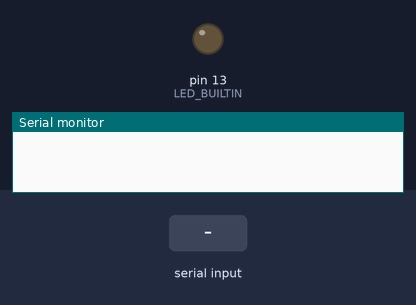
The sketch below on a simulated Arduino Uno, built with avr-gcc and run on an emulated ATmega328P. Shown: output pins drawn as LEDs (lit = HIGH), the last lines printed to the serial monitor. Inputs (shaded band) come from the test bench.

Above: at 1.2 s.
1.3 s: "90 45\n" received over Serial
At 1.9 s:
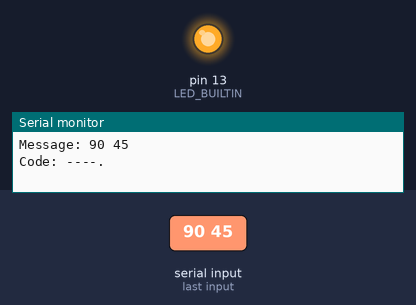
Timing chart, 0 to 10.3 s (numbered marks = the images above; inputs shaded):
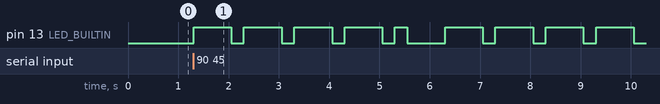

Measured:
- after the input at 1.3 s, pin 13 (LED_BUILTIN): goes 4 × (HIGH 0.75 s, LOW 0.25 s), HIGH 0.25 s, LOW 0.75 s, 3 × (HIGH 0.75 s, LOW 0.25 s), HIGH 0.75 s, then LOW, starting at once

The sketch:

morse_translator.ino
```cpp
/*
 * Written by Bryan Luu for fun
 * Encodes Latin Serial Input to Morse LED transmission
 */

#define MORSE_CHARACTERS 36 // number of alphanumeric characters
#define UNIT_PULSE_TIME 250 // pulse time of a unit (dot) in milliseconds
#define INVALID_CHARACTER(c) ("[" + String(c) + "]") // what to show if character is invalid

const char * dict[MORSE_CHARACTERS];

const char * encode(char c);
void dot();
void dash();
int transmit(const char * code);

void setup() {
  // Numerics [0-9]
  dict[0] = "-----";
  dict[1] = ".----";
  dict[2] = "..---";
  dict[3] = "...--";
  dict[4] = "....-";
  dict[5] = ".....";
  dict[6] = "-....";
  dict[7] = "--...";
  dict[8] = "---..";
  dict[9] = "----.";
  // Alphabet [A-Z]
  dict[10] = ".-";
  dict[11] = "-...";
  dict[12] = "-.-.";
  dict[13] = "-..";
  dict[14] = ".";
  dict[15] = "..-.";
  dict[16] = "--.";
  dict[17] = "....";
  dict[18] = "..";
  dict[19] = ".---";
  dict[20] = "-.-";
  dict[21] = ".-..";
  dict[22] = "--";
  dict[23] = "-.";
  dict[24] = "---";
  dict[25] = ".--.";
  dict[26] = "--.-";
  dict[27] = ".-.";
  dict[28] = "...";
  dict[29] = "-";
  dict[30] = "..-";
  dict[31] = "...-";
  dict[32] = ".--";
  dict[33] = "-..-";
  dict[34] = "-.--";
  dict[35] = "--..";
  // Initialize the Serial port
  Serial.begin(9600);
  // initialize digital pin LED_BUILTIN as an output.
  pinMode(LED_BUILTIN, OUTPUT);
  digitalWrite(LED_BUILTIN, LOW);    // turn the LED off by making the voltage LOW
}

char c = 0; // the current character under consideration
char * r = NULL; // the translation result

void loop() {
  if (Serial.available() > 0)
  {
    String line = Serial.readStringUntil('\n');
    Serial.println("Message: " + line);
    Serial.print("Code: ");
    for (byte i = 0; i < line.length(); i++)
    {
      c = line.charAt(i);
      if (c == ' ')
      {
        Serial.print("|");
        delay(7 * UNIT_PULSE_TIME);
      } else {
        r = (char *) encode(c);
        if (r != NULL)
        {
          Serial.print(r);
          transmit(r);
          delay(3 * UNIT_PULSE_TIME);
        } else {
          Serial.print(INVALID_CHARACTER(c));
        }
        if (i < line.length() - 1)
          Serial.print(",");
        else
          Serial.println();
      }
    }
  }
}

/*
 * Translates the given alphanumeric character into a Morse sequence
 */
const char * encode(char c)
{
  if ((c >= '0') && (c <= '9'))
  {
    return dict[c - '0'];
  }
  else if ((c >= 'A') && (c <= 'Z'))
  {
    return dict[c - 'A' + 10];
  }
  else if ((c >= 'a') && (c <= 'z'))
  {
    return dict[c - 'a' + 10];
  }
  else
  {
    return NULL;
  }
}

/*
 * Transmits the given Morse sequence via the LED with the correct sequence of dots and dashes
 */
int transmit(const char * code)
{
  byte len = strlen(code);
  for(int i = 0; i < len; i++)
  {
    if(code[i] == '.')
      dot();
    else if(code[i] == '-')
      dash();
    else
      return -1; // error out!
    digitalWrite(LED_BUILTIN, LOW);   // turn the LED off by making the voltage LOW
    if(i < len - 1)
      delay(UNIT_PULSE_TIME);
  }
  return 0;
}

void dot()
{
  digitalWrite(LED_BUILTIN, HIGH);    // turn the LED on by making the voltage HIGH
  delay(UNIT_PULSE_TIME);
}

void dash()
{
  digitalWrite(LED_BUILTIN, HIGH);    // turn the LED on by making the voltage HIGH
  delay(3 * UNIT_PULSE_TIME);
}
```
